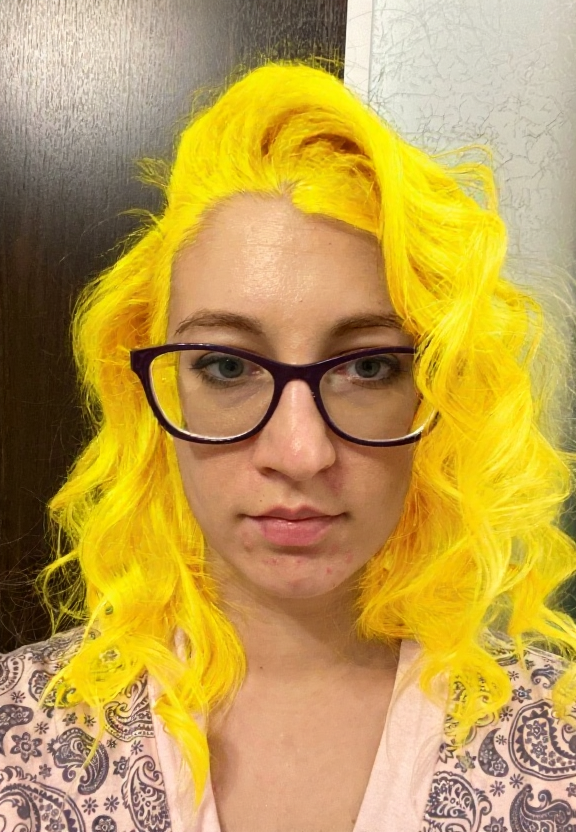
#> input picture test_flux_kontext_trainer.png, 576 x 832 px, found by its file name; its folder holds 2 pictures in this run
$ jupyter execute --allow-errors dataset_prepare.ipynb
#> lines starting #> are read from the running program, lines starting #| are printed output that depends on the picture; pictures that were not available may be replaced by others from this repository, and a replacement may not be noted
[cell 1]
import pandas as pd
import glob
import cv2
from matplotlib import pyplot as plt
def display(img):
    if isinstance(img, str):
        img = cv2.imread(img)
    img = cv2.cvtColor(img, cv2.COLOR_BGR2RGB)
    plt.figure(figsize=(10, 10))
    plt.imshow(img)
    plt.axis('off')
    plt.show()
import os

[cell 2]
data_dir='/mnt/nas/public2/lilong/data/openimages/character_composition/'

[cell 3]
trainimages = glob.glob(data_dir + 'train/target/*.png')
train_controls = [img.replace('target', 'control') for img in trainimages]
train_controls_1 = [img.replace('.png', '_control_1.png') for img in train_controls]
prompt_txt = os.path.join(data_dir, 'train/control/prompt.txt')

[cell 4]
trainimages = sorted(trainimages)
train_controls= sorted(train_controls)
train_controls_1 = sorted(train_controls_1)

[cell 5]
df = pd.DataFrame.from_dict({'image': trainimages, 'control': train_controls, 'control_1': train_controls_1})

[cell 6]
def get_relative_path(x):
    return os.path.relpath(x, data_dir)
df['image'] = df['image'].apply(get_relative_path)
df['control'] = df['control'].apply(get_relative_path)
df['control_1'] = df['control_1'].apply(get_relative_path)

[cell 7]
df['prompt'] =  'Add the character to the image'

[cell 8]
# save a prompt txt for each image
for i, row in df.iterrows():
    basename = os.path.basename(row['image'])
    basename = basename.replace('.png', '.txt')
    with open(os.path.join(data_dir, 'train/control', basename), 'w') as f:
        f.write(row['prompt'])

#> (a cell that did not finish here is left out)

[cell 10]
img1 = cv2.imread(os.path.join(data_dir, df.iloc[0]['image']))
#> img1 is the input picture: shape (832, 576, 3); mean B, G, R 80.6, 158.2, 191
img2 = cv2.imread(os.path.join(data_dir, df.iloc[0]['control']))
display(img1)
display(img2)

[cell 11]
import cv2
import numpy as np

def make_foreground_mask(
    bg_bgr: np.ndarray,
    fg_bgr: np.ndarray,
    keep_largest: bool = True,
    close_ksize: int = 19,
    open_ksize: int = 5,
    feather_sigma: float = 2.0,
):
    """
    Compute a binary foreground mask from a clean background image and a foreground+background image.

    Args:
        bg_bgr: Background image (H,W,3) in BGR (cv2.imread output).
        fg_bgr: Foreground image (H,W,3) in BGR (same viewpoint as bg_bgr).
        keep_largest: Keep only the largest connected component (typical for single subject).
        close_ksize: Kernel size (odd) for morphological close to fill gaps/holes.
        open_ksize: Kernel size (odd) for morphological open to remove speckles.
        feather_sigma: Gaussian sigma for soft alpha (0 disables).

    Returns:
        mask_bin: uint8 binary mask in {0,255}, same HxW as input.
        alpha_soft: uint8 soft alpha (0..255). If feather_sigma<=0, equal to mask_bin.
    """
#> called with keep_largest = True, close_ksize = 19, open_ksize = 5, feather_sigma = 2
    # 0) Resize bg to fg if needed
    if bg_bgr.shape != fg_bgr.shape:
        bg_bgr = cv2.resize(bg_bgr, (fg_bgr.shape[1], fg_bgr.shape[0]), interpolation=cv2.INTER_CUBIC)

    # 1) Light denoise without killing edges
    bg_dn = cv2.bilateralFilter(bg_bgr, d=7, sigmaColor=50, sigmaSpace=7)
    fg_dn = cv2.bilateralFilter(fg_bgr, d=7, sigmaColor=50, sigmaSpace=7)

    # 2) Robust difference in LAB space (emphasize chroma)
    bg_lab = cv2.cvtColor(bg_dn, cv2.COLOR_BGR2LAB).astype(np.float32)
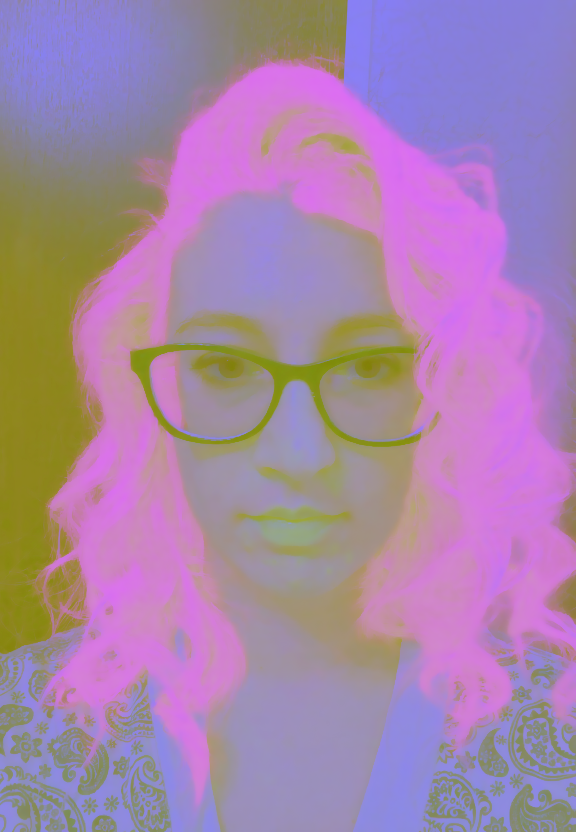
#> bg_lab: shape (832, 576, 3) float32; mean B, G, R 169.2, 133, 167.3
    fg_lab = cv2.cvtColor(fg_dn, cv2.COLOR_BGR2LAB).astype(np.float32)
    diff = np.abs(fg_lab - bg_lab)
#> diff: shape (832, 576, 3) float32; every value is 0
    diff_map = 0.6 * (diff[...,1] + diff[...,2]) + 0.4 * diff[...,0]   # chroma-heavy
#> diff_map: shape (832, 576) float32; every value is 0
    diff_norm = cv2.normalize(diff_map, None, 0, 255, cv2.NORM_MINMAX).astype(np.uint8)
#> diff_norm: shape (832, 576); every value is 0

    # 3) Blur + Otsu threshold
    diff_blur = cv2.GaussianBlur(diff_norm, (9,9), 0)
    _, mask = cv2.threshold(diff_blur, 0, 255, cv2.THRESH_BINARY + cv2.THRESH_OTSU)

    # 4) Morphological cleanup
    open_kernel  = cv2.getStructuringElement(cv2.MORPH_ELLIPSE, (open_ksize, open_ksize))
    close_kernel = cv2.getStructuringElement(cv2.MORPH_ELLIPSE, (close_ksize, close_ksize))
    mask = cv2.morphologyEx(mask, cv2.MORPH_OPEN,  open_kernel,  iterations=1)
    mask = cv2.morphologyEx(mask, cv2.MORPH_CLOSE, close_kernel, iterations=2)

    # 5) Keep largest CC (optional)
    if keep_largest:
        num_labels, labels, stats, _ = cv2.connectedComponentsWithStats(mask, connectivity=8)
#> num_labels = 1; stats = [[0, 0, 576, 832, 479232]]
        if num_labels > 1:
            largest = 1 + np.argmax(stats[1:, cv2.CC_STAT_AREA])
            mask = np.where(labels == largest, 255, 0).astype(np.uint8)

    # 6) Fill internal holes (border flood-fill trick)
    ff = mask.copy()
    ff_pad = cv2.copyMakeBorder(ff, 1,1,1,1, cv2.BORDER_CONSTANT, value=0)
#> ff_pad: shape (834, 578); every value is 0
    cv2.floodFill(ff_pad, None, (0,0), 255)
#> ff_pad: shape (834, 578); every value is 255
    holes = cv2.bitwise_not(ff_pad[1:-1,1:-1])
    mask_bin = cv2.bitwise_or(mask, holes)

    # 7) Optional feather for soft edges
    if feather_sigma and feather_sigma > 0:
        alpha_soft = cv2.GaussianBlur(mask_bin, (0,0), sigmaX=feather_sigma, sigmaY=feather_sigma)
    else:
        alpha_soft = mask_bin.copy()

    return mask_bin, alpha_soft

[cell 12]
# create mask in control, named as <basename>_mask.png
for i, row in df.iterrows():
    basename = os.path.basename(row['image'])
    basename = basename.replace('.png', '_mask.png')
    img1 = cv2.imread(os.path.join(data_dir, row['image']))
    img2 = cv2.imread(os.path.join(data_dir, row['control']))
    mask_bin, alpha_soft = make_foreground_mask(img1, img2)
    cv2.imwrite(os.path.join(data_dir, 'train/control', basename), mask_bin)

[cell 13]
mask_bin, alpha_soft = make_foreground_mask(
    img1, img2,
    keep_largest = True,
    close_ksize = 19,
    open_ksize = 5,
    feather_sigma = 2.0,
)

[cell 14]
plt.imshow(mask_bin)

[cell 15]
(alpha_soft==2).sum()
#> Out = 0

[cell 16]
(mask_bin==254).sum()
#> Out = 0

#> (a cell that did not finish here is left out)

[cell 18]
import numpy as np
mask = np.abs(cv2.cvtColor(img1, cv2.COLOR_BGR2GRAY) - cv2.cvtColor(img2, cv2.COLOR_BGR2GRAY))

[cell 19]
# mask = cv2.cvtColor(mask, cv2.COLOR_BGR2GRAY)

[cell 20]
mask.shape
#> Out = (832, 576)

[cell 21]
mask = mask< 100
#> mask: shape (832, 576) bool; every value is 1

[cell 22]
plt.imshow(mask)

[cell 23]
mask

[cell 24]
def get_relative_path(x):
    return os.path.relpath(x, data_dir)

[cell 25]
# create test csv
test_controls_1 = glob.glob(data_dir + 'test/control/*_control_1.*')
test_controls = [img.replace('_control_1.', '.') for img in test_controls_1]
test_controls_1 = sorted(test_controls_1)
test_controls = sorted(test_controls)
df_test = pd.DataFrame.from_dict({'control': test_controls, 'control_1': test_controls_1})
df_test['control'] = df_test['control'].apply(get_relative_path)
df_test['control_1'] = df_test['control_1'].apply(get_relative_path)

[cell 26]
df_test

[cell 27]
df_test['prompt'] = 'Add the character to the image'
df_test
# create rpompt txt for train images

[cell 28]
# create rpompt txt for train images
for i, row in df_test.iterrows():
    basename = row['control']
    basename = ".".join(basename.split(".")[:-1])
    basename = basename + ".txt"
    print(basename)
    with open(os.path.join(data_dir, basename), 'w') as f:
        f.write(row['prompt'])


$ run again, on data/test_person.png
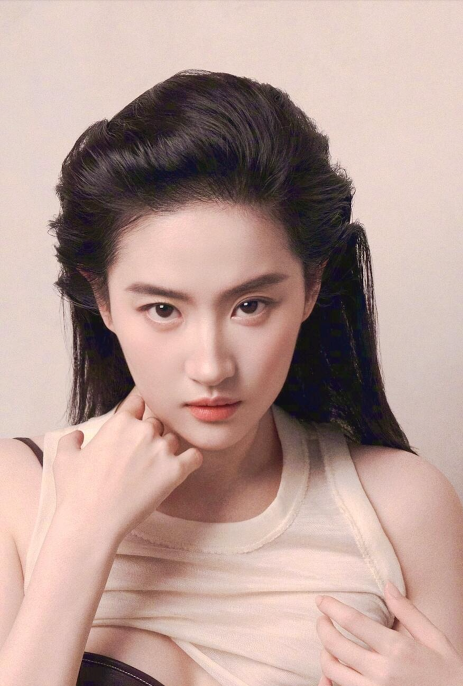
#> input picture data/test_person.png, 926 x 1372 px, found by its file name (shown at 1/2 size)
#> img1 is the input picture: shape (1372, 926, 3); mean B, G, R 149.1, 156.1, 182.7
#> in make_foreground_mask, `bg_lab = cv2.cvtColor(bg_dn, cv2.COLOR_BGR2LAB).astype(np.float32)`:
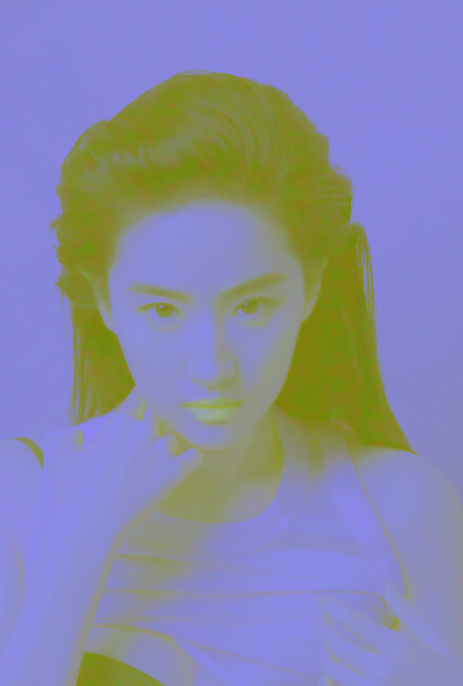
#> bg_lab: shape (1372, 926, 3) float32 (shown at 1/2 size); mean B, G, R 166.7, 137.4, 135.8
#> diff: shape (1372, 926, 3) float32; every value is 0
#> diff_map: shape (1372, 926) float32; every value is 0
#> diff_norm: shape (1372, 926); every value is 0
#> num_labels = 1; stats = [[0, 0, 926, 1372, 1270472]]
#> `(alpha_soft==2).sum()`: Out = 0
#> mask: shape (1372, 926) bool; every value is 1
